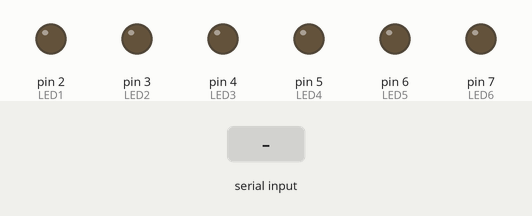
Recording of a program running on a simulated Arduino Nano, built with avr-gcc and run on an emulated ATmega328P. Shown: output pins drawn as LEDs (lit = HIGH). The test bench sets the inputs (shaded band). What the program prints to the serial monitor is not drawn.

Above: at 1.2 s.
1.3 s: "1\n" received over Serial
At 1.7 s:
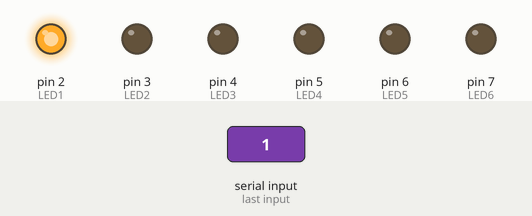
2.8 s: "2\n" received over Serial
At 4.0 s:
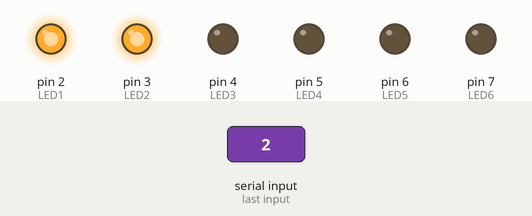
4.3 s: "-1\n" received over Serial
At 5.3 s:
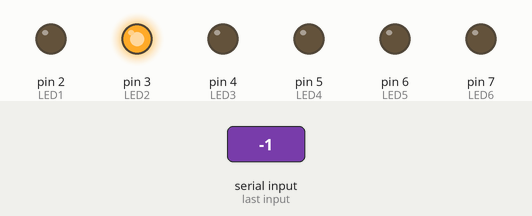
5.8 s: "3\n" received over Serial
At 6.4 s:
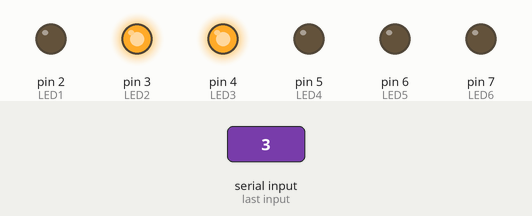
7.3 s: "-2\n" received over Serial
At 8.5 s:
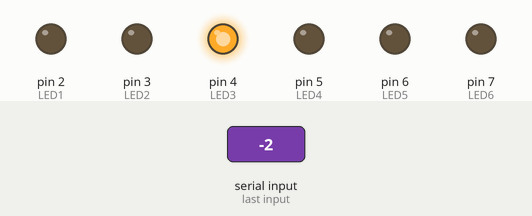
8.8 s: "4\n" received over Serial
At 9.9 s:
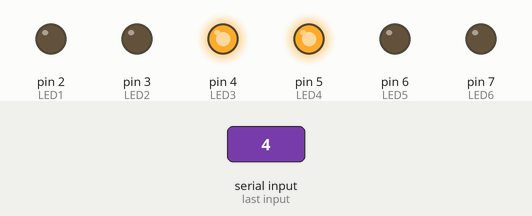
Timing chart, 0 to 11.3 s (numbered marks = the images above; inputs shaded):
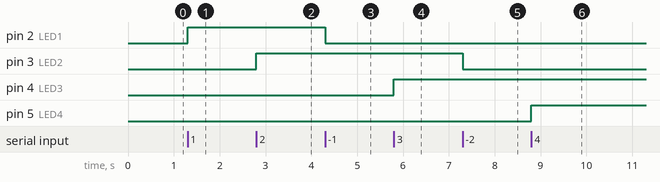

Measured:
- after the input at 1.3 s, pin 2 (LED1): LOW → HIGH at once
- after the input at 2.8 s, pin 3 (LED2): LOW → HIGH at once
- after the input at 4.3 s, pin 2 (LED1): HIGH → LOW at once
- after the input at 5.8 s, pin 4 (LED3): LOW → HIGH at once
- after the input at 7.3 s, pin 3 (LED2): HIGH → LOW at once
- after the input at 8.8 s, pin 5 (LED4): LOW → HIGH at once

The program:

main.cpp
```cpp
#include <Arduino.h>

const int LED1 = 2; // 定义LED1引脚为2
const int LED2 = 3; // 定义LED2引脚为3
const int LED3 = 4; // 定义LED3引脚为4
const int LED4 = 5; // 定义LED4引脚为5
const int LED5 = 6; // 定义LED5引脚为6
const int LED6 = 7; // 定义LED6引脚为7

void setup() {
  Serial.begin(9600); // 初始化串口通讯，波特率设置为9600
  pinMode(LED1, OUTPUT); // 设置LED1引脚为输出模式
  pinMode(LED2, OUTPUT); // 设置LED2引脚为输出模式
  pinMode(LED3, OUTPUT); // 设置LED3引脚为输出模式
  pinMode(LED4, OUTPUT); // 设置LED4引脚为输出模式
  pinMode(LED5, OUTPUT); // 设置LED5引脚为输出模式
  pinMode(LED6, OUTPUT); // 设置LED6引脚为输出模式
}

void loop() {
  if (Serial.available() > 0) { // 检查是否有串口数据可读
    String input = Serial.readStringUntil('\n'); // 读取串口输入的字符串，直到换行符
    input.trim(); // 去掉字符串前后的空白字符

    if (input == "1") {
      digitalWrite(LED1, HIGH); // 点亮LED1
      Serial.println("LED1亮"); // 发送反馈信息
    } else if (input == "-1") {
      digitalWrite(LED1, LOW); // 关闭LED1
      Serial.println("LED1灭"); // 发送反馈信息
    } else if (input == "2") {
      digitalWrite(LED2, HIGH); // 点亮LED2
      Serial.println("LED2亮"); // 发送反馈信息
    } else if (input == "-2") {
      digitalWrite(LED2, LOW); // 关闭LED2
      Serial.println("LED2灭"); // 发送反馈信息
    } else if (input == "3") {
      digitalWrite(LED3, HIGH); // 点亮LED3
      Serial.println("LED3亮"); // 发送反馈信息
    } else if (input == "-3") {
      digitalWrite(LED3, LOW); // 关闭LED3
      Serial.println("LED3灭"); // 发送反馈信息
    } else if (input == "4") {
      digitalWrite(LED4, HIGH); // 点亮LED4
      Serial.println("LED4亮"); // 发送反馈信息
    } else if (input == "-4") {
      digitalWrite(LED4, LOW); // 关闭LED4
      Serial.println("LED4灭"); // 发送反馈信息
    } else if (input == "5") {
      digitalWrite(LED5, HIGH); // 点亮LED5
      Serial.println("LED5亮"); // 发送反馈信息
    } else if (input == "-5") {
      digitalWrite(LED5, LOW); // 关闭LED5
      Serial.println("LED5灭"); // 发送反馈信息
    } else if (input == "6") {
      digitalWrite(LED6, HIGH); // 点亮LED6
      Serial.println("LED6亮"); // 发送反馈信息
    } else if (input == "-6") {
      digitalWrite(LED6, LOW); // 关闭LED6
      Serial.println("LED6灭"); // 发送反馈信息
    } else {
      Serial.println("未知指令"); // 发送反馈信息
    }
  }
}
```
